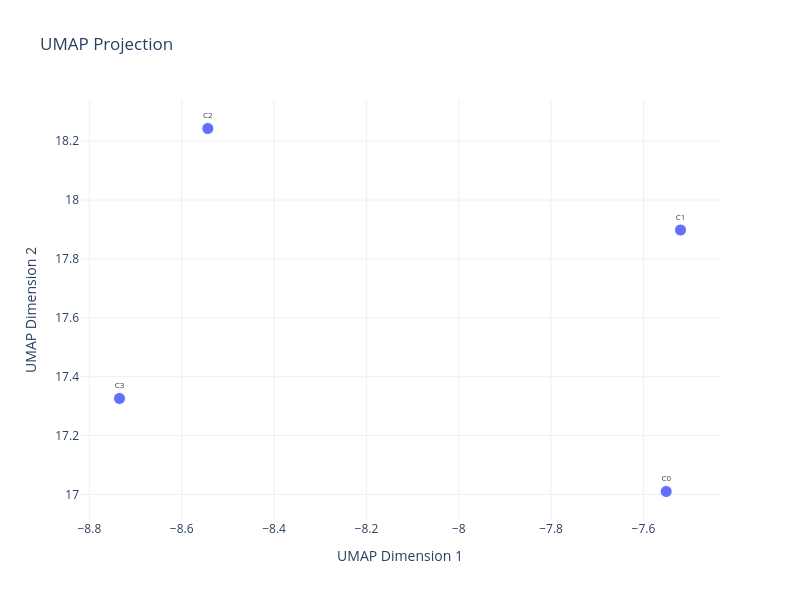

Notebook source saved alongside this figure:
### Code cell
# ============================================================
# UMAP Projection (requires umap-learn)
# ============================================================
try:
    with utils.Timer('UMAP'):
        umap_2d = utils.compute_umap_embedding(
            COMBINED_FEATURES,
            n_components=cfg.embedding.umap_n_components,
            n_neighbors=cfg.embedding.umap_n_neighbors,
            min_dist=cfg.embedding.umap_min_dist,
            metric=cfg.embedding.umap_metric,
            random_state=cfg.embedding.umap_random_state,
        )
    fig_umap = viz.plot_embedding_2d(
        umap_2d,
        component_ids=[c.component_id for c in components],
        title='UMAP Projection',
        method_name='UMAP',
    )
    fig_umap.show()
except ImportError:
    print('UMAP not available. Install with:  pip install umap-learn')
    umap_2d = pca_2d.copy()  # fallback

### Figure 1 — Plotly figure (JSON) as saved in the notebook; plotly's stock layout.template omitted (floating-point values rounded to 4 significant figures)
{"data": [{"hoverinfo": "text", "hovertext": ["Component 0", "Component 1", "Component 2", "Component 3"], "marker": {"colorscale": [[0, "#440154"], [0.1111, "#482878"], [0.2222, "#3e4989"], [0.3333, "#31688e"], [0.4444, "#26828e"], [0.5556, "#1f9e89"], [0.6667, "#35b779"], [0.7778, "#6ece58"], [0.8889, "#b5de2b"], [1, "#fde725"]], "line": {"color": "white", "width": 1}, "showscale": false, "size": 12}, "mode": "markers+text", "text": ["C0", "C1", "C2", "C3"], "textfont": {"size": 8}, "textposition": "top center", "type": "scatter", "x": [-7.551, -7.52, -8.543, -8.735], "y": [17.01, 17.9, 18.24, 17.33]}], "layout": {"height": 600, "hovermode": "closest", "title": {"text": "UMAP Projection"}, "width": 800, "xaxis": {"title": {"text": "UMAP Dimension 1"}}, "yaxis": {"title": {"text": "UMAP Dimension 2"}}}}
